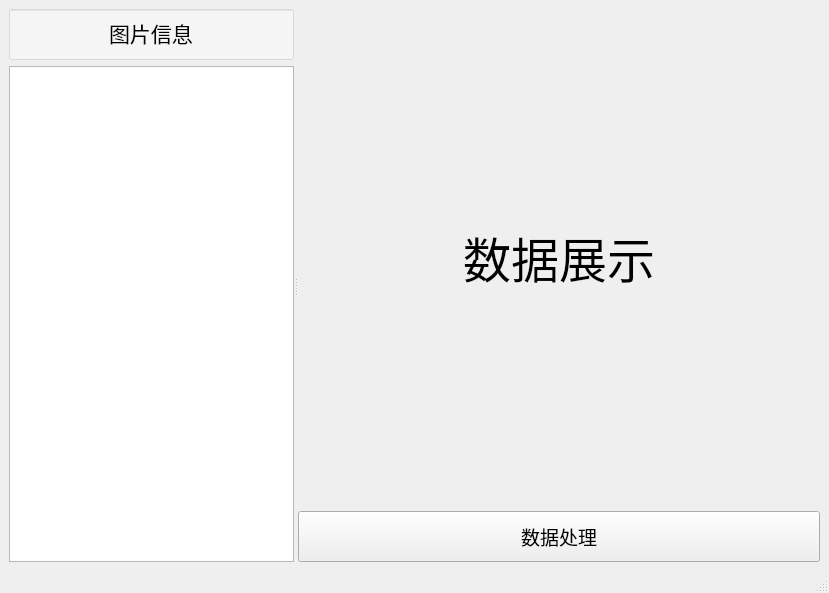
<?xml version="1.0" encoding="UTF-8"?>
<ui version="4.0">
 <class>MainWindow</class>
 <widget class="QMainWindow" name="MainWindow">
  <property name="geometry">
   <rect>
    <x>0</x>
    <y>0</y>
    <width>829</width>
    <height>593</height>
   </rect>
  </property>
  <property name="minimumSize">
   <size>
    <width>829</width>
    <height>593</height>
   </size>
  </property>
  <property name="windowTitle">
   <string>数据处理</string>
  </property>
  <widget class="QWidget" name="centralwidget">
   <layout class="QHBoxLayout" name="horizontalLayout">
    <item>
     <widget class="QSplitter" name="splitter">
      <property name="orientation">
       <enum>Qt::Horizontal</enum>
      </property>
      <widget class="QWidget" name="layoutWidget">
       <layout class="QVBoxLayout" name="verticalLayout_2">
        <item>
         <widget class="QLineEdit" name="lineEdit">
          <property name="enabled">
           <bool>true</bool>
          </property>
          <property name="minimumSize">
           <size>
            <width>273</width>
            <height>51</height>
           </size>
          </property>
          <property name="font">
           <font>
            <family>黑体</family>
            <pointsize>16</pointsize>
           </font>
          </property>
          <property name="cursor">
           <cursorShape>ArrowCursor</cursorShape>
          </property>
          <property name="styleSheet">
           <string notr="true">background-color: rgb(255, 255, 255, 100);</string>
          </property>
          <property name="text">
           <string>图片信息</string>
          </property>
          <property name="alignment">
           <set>Qt::AlignCenter</set>
          </property>
          <property name="readOnly">
           <bool>true</bool>
          </property>
         </widget>
        </item>
        <item>
         <widget class="QListWidget" name="listWidget">
          <property name="minimumSize">
           <size>
            <width>273</width>
            <height>491</height>
           </size>
          </property>
         </widget>
        </item>
       </layout>
      </widget>
      <widget class="QWidget" name="layoutWidget">
       <layout class="QVBoxLayout" name="verticalLayout">
        <item>
         <widget class="QLabel" name="label">
          <property name="minimumSize">
           <size>
            <width>501</width>
            <height>491</height>
           </size>
          </property>
          <property name="font">
           <font>
            <family>Agency FB</family>
            <pointsize>36</pointsize>
           </font>
          </property>
          <property name="text">
           <string>数据展示</string>
          </property>
          <property name="alignment">
           <set>Qt::AlignCenter</set>
          </property>
         </widget>
        </item>
        <item>
         <widget class="QPushButton" name="pushButton">
          <property name="sizePolicy">
           <sizepolicy hsizetype="Minimum" vsizetype="Minimum">
            <horstretch>0</horstretch>
            <verstretch>0</verstretch>
           </sizepolicy>
          </property>
          <property name="minimumSize">
           <size>
            <width>501</width>
            <height>51</height>
           </size>
          </property>
          <property name="maximumSize">
           <size>
            <width>16777215</width>
            <height>51</height>
           </size>
          </property>
          <property name="font">
           <font>
            <family>黑体</family>
            <pointsize>14</pointsize>
           </font>
          </property>
          <property name="text">
           <string>数据处理</string>
          </property>
         </widget>
        </item>
       </layout>
      </widget>
     </widget>
    </item>
   </layout>
  </widget>
  <widget class="QStatusBar" name="statusbar"/>
  <action name="actionstart">
   <property name="text">
    <string>start</string>
   </property>
  </action>
  <action name="actionsize">
   <property name="text">
    <string>size</string>
   </property>
  </action>
  <action name="actioneraser">
   <property name="text">
    <string>eraser</string>
   </property>
  </action>
  <action name="actionremoveall">
   <property name="text">
    <string>color</string>
   </property>
  </action>
 </widget>
 <resources/>
 <connections/>
</ui>
